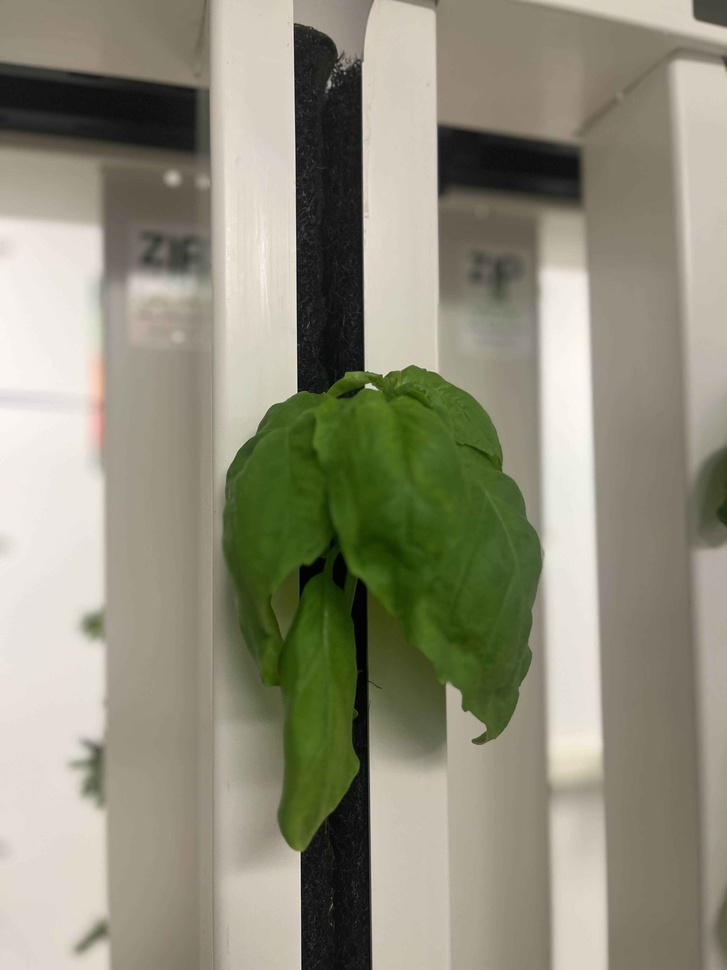
#> input picture Computer Vision/k_means_clustering/plant.jpg, 727 x 970 px, shrunk from 3024 x 4032 before the run
$ python k_means.py
#> lines starting #> are read from the running program, lines starting #| are printed output that depends on the picture; long printed decimals are rounded
import numpy as np
import matplotlib.pyplot as plt
import cv2
import os
import argparse

# Read in the image
file_name = os.path.join(os.path.dirname(__file__), 'plant.jpg')
assert os.path.exists(file_name)

image = cv2.imread(file_name)
#> image is the input picture: shape (970, 727, 3); mean B, G, R 123.4, 142.3, 144.4

image = cv2.cvtColor(image, cv2.COLOR_BGR2RGB)

# Reshaping the image into a 2D array of pixels and 3 color values (RGB)
pixel_vals = image.reshape((-1,3))

# Convert to float type
pixel_vals = np.float32(pixel_vals)

#the below line of code defines the criteria for the algorithm to stop running,
#which will happen is 100 iterations are run or the epsilon (which is the required accuracy)
#becomes 85%
criteria = (cv2.TERM_CRITERIA_EPS + cv2.TERM_CRITERIA_MAX_ITER, 100, 0.85)

# then perform k-means clustering with number of clusters defined as 3
#also random centres are initially choosed for k-means clustering
k = 6
retval, labels, centers = cv2.kmeans(pixel_vals, k, None, criteria, 10, cv2.KMEANS_RANDOM_CENTERS)
#> retval = 265218255.1; centers = [[65.81, 85.48, 33.07], [233.1, 226.9, 218.8], [126.8, 119.8, 103.8], [205.6, 198.1, 184.5], [156.7, 149.6, 134], [25.63, 28.02, 22.61]]

print(retval)
#| 265218255.071
print(labels)
#> (printed output is left out)
print(centers)
#| [[ 65.809   85.481   33.071]
#|  [233.070  226.857  218.802 ]
#|  [126.761  119.787  103.818]
#|  [205.567  198.143  184.548 ]
#|  [156.701  149.5898   133.991 ]
#|  [ 25.626  28.024  22.608]]

# convert data into 8-bit values
centers = np.uint8(centers)
#> centers = [[65, 85, 33], [233, 226, 218], [126, 119, 103], [205, 198, 184], [156, 149, 133], [25, 28, 22]]
segmented_data = centers[labels.flatten()]

# reshape data into the original image dimensions
segmented_image = segmented_data.reshape((image.shape))
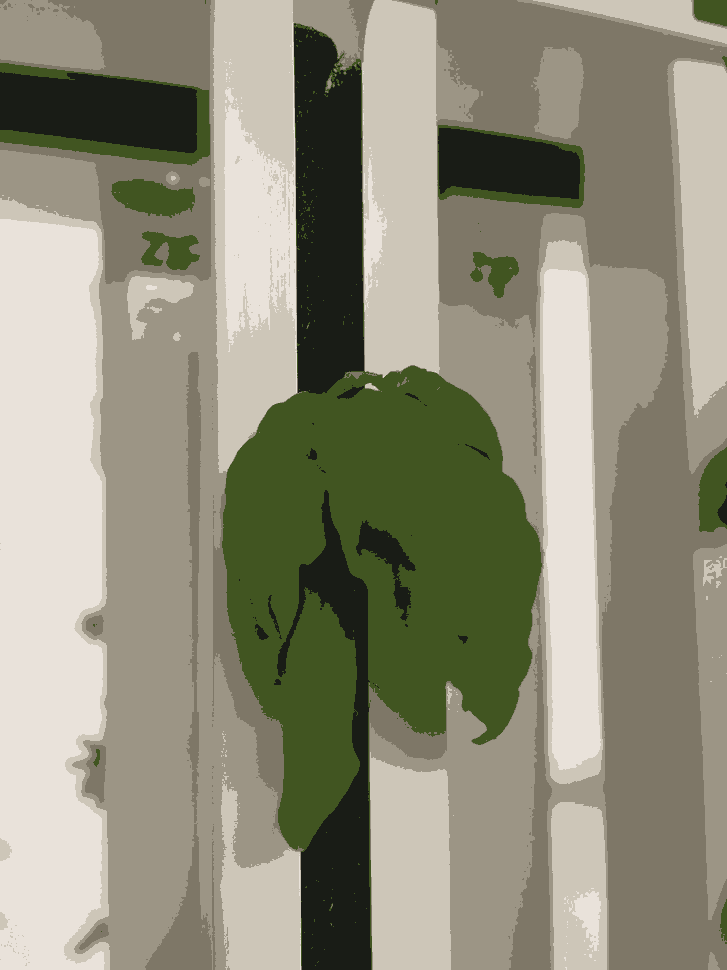
#> segmented_image: shape (970, 727, 3); mean R, G, B 143.8, 141.8, 122.7

plt.imshow(segmented_image)
plt.show()
